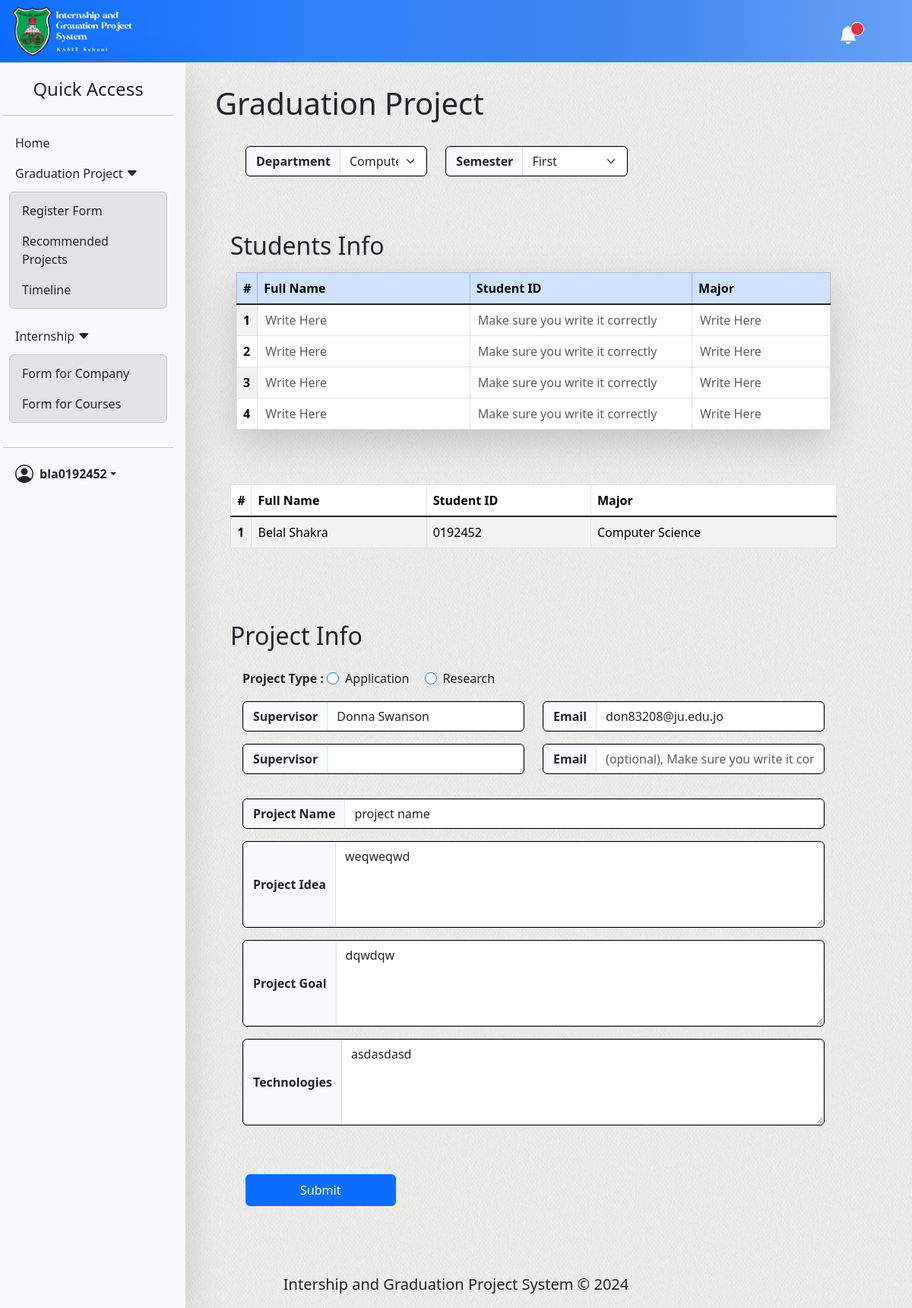
Before: /graduation-project/ (signed in) with the older database file.
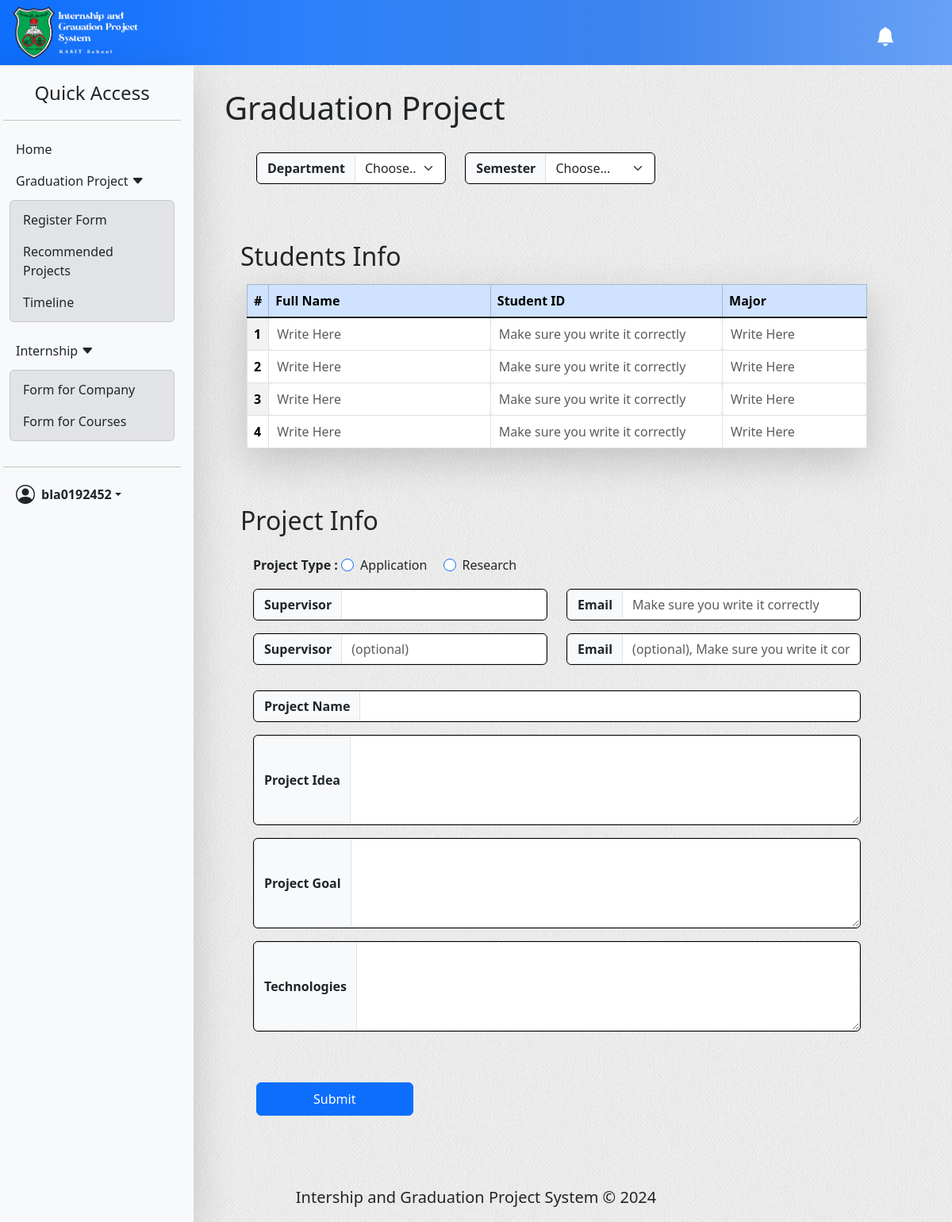
After: the same page with the newer database file.
### student/models.py (models this page shows, shortened)
class GraduationProject(models.Model):
  sems =(
    ('First', 'First'),
    ('Second', 'Second'),
    ('Summer', 'Summer'),
  )
  pro_type =(
    ('Application', 'Application'),
    ('Research', 'Research'),
  )
  members    = models.ManyToManyField(User)
  department = models.CharField(max_length=32)
  semester   = models.CharField(max_length=8)
  superviser_1   = models.CharField(max_length=32, null=True)
  email_1        = models.CharField(max_length=32, null=True)
  superviser_2   = models.CharField(max_length=32, null=True)
  email_2        = models.CharField(max_length=32, null=True)
  project_type = models.CharField(max_length=12)
  project_name = models.CharField(max_length=128)
  project_idea = models.TextField(max_length=720)
  project_goal = models.TextField(max_length=400)
  technologies = models.TextField(max_length=400)

class Student(models.Model):
  stu             = models.OneToOneField(User, on_delete=models.CASCADE, null=True)
  doc_superviser  = models.ForeignKey(Doctor, on_delete=models.PROTECT, null=True)
  student_id      = models.CharField(max_length=7, default='')
  major           = models.CharField(max_length=32, default='')
  hours           = models.PositiveSmallIntegerField(default=0)
  in_internship   = models.BooleanField(default=False)
  in_gp           = models.BooleanField(verbose_name='in graduation-project',default=False)

### student/views.py (the view, shortened to what this page needs)
# urls.py: path('graduation-project/', views.gp, name='gp'),
@login_required(login_url='login')
def gp(request):
  student_rec = is_student(request)
  if type(student_rec) != Student:
    return redirect('login')
  if student_rec.in_gp != True:
    return redirect(request.META.get('HTTP_REFERER'))
  dept = Department.objects.get(dept_name=student_rec.major)
  no   = dept.num_team_member
  context = {
    'title': 'Graduation Project',
    'stu_team_num': range(dept.num_team_member),
    'notifications': get_notification(request),
  }
  try:
    stored_data = GP_data(request)
    context.setdefault('student_info', stored_data[1])
  except:
    pass
  try:
    context.setdefault('form', GPForm(stored_data[0]))
  except:
    context.setdefault('form', GPForm())
  return render(request, 'student/pages/Graduation-Project/reg-gp.html', context)

### student/views.py (called while the page is built)
def is_student(request):
  try:
    stu = Student.objects.get(stu=request.user)
    return stu
  except:
    logout(request)
    return redirect('login')

def get_notification(request):
  student_rec = is_student(request)
  all_notifications = StudentNotification.objects.filter(student=student_rec.stu).order_by('-id')
  there_is = False
  for n in all_notifications:
    if not n.is_read:
      there_is = True
      break
  return {'all_notifications': all_notifications, 'there_is': there_is}

### student/templates/student/pages/Graduation-Project/reg-gp.html (shortened to what the changed rows need)
{% extends "student/base.html" %}
{% block content %}
  <main class="container-fluid py-5 px-4 col-lg-12 col-xl-9">
    <section id="grad-project" class="container p-3">
      <h1 id="title">Graduation Project</h1>
      <div class="container py-2">
        <form action="{% url 'gp' %}" method="post">
          <div class="container row mt-3 mb-5">
            <div class="col-sm-12 col-md-10 col-lg-4 mb-3">
              <div class="input-group mx-3 border-a rounded">
                <label class="input-group-text fw-bold">Department</label>
                {{form.department}}
              </div>
            </div>
            <div class="col-sm-12 col-md-10 col-lg-4 mb-3">
              <div class="input-group mx-3 border-a rounded">
                <label class="input-group-text fw-bold">Semester</label>
                {{form.semester}}
              </div>
            </div>
          </div>
          <div class="container px-2 py-2">
            <h2>Students Info</h2>
            <table class="table table-bordered table-striped mx-auto my-3 shadow-lg" style="width: 98%;">
              <thead class="table-primary">
                <th style="width: 0%;">#</th>
                <th>Full Name</th>
                <th>Student ID</th>
                <th>Major</th>
              </thead>
              <tbody class="table-group-divider">
                {% for stu in stu_team_num %}
                  <tr>
                    <th>{{forloop.counter}}</th>
                    <td><input type="text" value="" class="form-control" name="name{{forloop.counter}}" placeholder="Write Here"></td>
                    <td><input type="text" value="" class="form-control" name="id{{forloop.counter}}" placeholder="Make sure you write it correctly"></td>
                    <td><input type="text" value="" class="form-control" name="major{{forloop.counter}}" placeholder="Write Here"></td>
                  </tr>
                {% endfor %}
              </tbody>
            </table>
          </div>
          <div>
            {% if student_info %}
              <table class="table table-bordered table-striped mx-auto my-5" style="width: 98%;">
                <thead class="bg-primary">
                  <th style="width: 0%;">#</th>
                  <th>Full Name</th>
                  <th>Student ID</th>
                  <th>Major</th>
                </thead>
                <tbody class="table-group-divider">
                  {% for stu in student_info %}
                    <tr>
                      <th>{{forloop.counter}}</th>
                      <td>{{stu.stu.first_name}} {{stu.stu.last_name}}</td>
                      <td>{{stu.student_id}}</td>
                      <td>{{stu.major}}</td>
                    </tr>
                  {% endfor %}
                </tbody>
              </table>
            {% endif %}
          </div>
          <div class="container px-2 py-5" id="project-info">
            <h2>Project Info</h2>
            <div class="pb-3">
              <div class="row px-3">
                <div class="col-sm-12 col-lg-6">
                  <div class="input-group mb-3 ms-0 border-a rounded">
                    <span class="input-group-text fw-bold">Supervisor</span>
                    {{form.superviser_1}}
                  </div>
                </div>
                <div class="col-sm-12 col-lg-6 mb-3">
                  <div class="input-group ms-0 border-a rounded">
                    <span class="input-group-text fw-bold">Email</span>
                    {{form.email_1}}
                  </div>
                </div>
              </div>
              <div class="row px-3">
                <div class="col-sm-12 col-lg-6">
                  <div class="input-group ms-0 mb-3 border-a rounded">
                    <span class="input-group-text fw-bold">Supervisor</span>
                    {{form.superviser_2}}
                  </div>
                </div>
                <div class="col-sm-12 col-lg-6 mb-3">
                  <div class="input-group ms-0 border-a rounded">
                    <span class="input-group-text fw-bold">Email</span>
                    {{form.email_2}}
                  </div>
                </div>
              </div>
            </div>
            <div class="px-3">
              <div class="input-group mb-3 border-a rounded">
                <span class="input-group-text fw-bold">Project Name</span>
                {{form.project_name}}
              </div>
              <div class="input-group mb-3 border-a rounded">
                <span class="input-group-text fw-bold">Project Idea</span>
                {{form.project_idea}}
              </div>
              <div class="input-group mb-3 border-a rounded">
                <span class="input-group-text fw-bold">Project Goal</span>
                {{form.project_goal}}
              </div>
              <div class="input-group mb-3 border-a rounded">
                <span class="input-group-text fw-bold">Technologies</span>
                {{form.technologies}}
              </div>
            </div>
          </div>
        </form>
      </div>
    </section>
  </main>
{% endblock content %}

Changed rows visible on the page:
removed GraduationProject: department "Computer Science", semester "First", superviser_1 "Donna Swanson", email_1 "don83208@ju.edu.jo", project_name "project name", project_idea "weqweqwd", project_goal "dqwdqw", technologies "asdasdasd"
no longer on this page (row unchanged): Student: stu.first_name "Belal", stu.last_name "Shakra", student_id "0192452", major "Computer Science"
Other visible differences:
form field department: (not shown) → "Choose..."
form field semester: (not shown) → "Choose..."
text no longer shown: "# Full Name Student ID Major"
